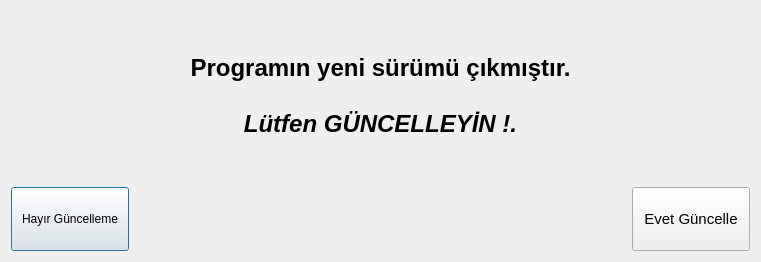
<?xml version="1.0" encoding="UTF-8"?>
<ui version="4.0">
 <class>PROGRAMI_GUNCELLESTIRIN_BATCH</class>
 <widget class="QDialog" name="PROGRAMI_GUNCELLESTIRIN_BATCH">
  <property name="geometry">
   <rect>
    <x>0</x>
    <y>0</y>
    <width>761</width>
    <height>262</height>
   </rect>
  </property>
  <property name="minimumSize">
   <size>
    <width>0</width>
    <height>0</height>
   </size>
  </property>
  <property name="maximumSize">
   <size>
    <width>780</width>
    <height>262</height>
   </size>
  </property>
  <property name="windowTitle">
   <string>Yeni Versiyon</string>
  </property>
  <property name="styleSheet">
   <string notr="true"/>
  </property>
  <layout class="QGridLayout" name="gridLayout_2" rowstretch="80,30">
   <item row="0" column="0" colspan="3">
    <layout class="QGridLayout" name="gridLayout" columnstretch="1,0,0">
     <item row="0" column="0">
      <widget class="QLabel" name="label">
       <property name="sizePolicy">
        <sizepolicy hsizetype="Fixed" vsizetype="Fixed">
         <horstretch>0</horstretch>
         <verstretch>0</verstretch>
        </sizepolicy>
       </property>
       <property name="minimumSize">
        <size>
         <width>96</width>
         <height>96</height>
        </size>
       </property>
       <property name="maximumSize">
        <size>
         <width>96</width>
         <height>96</height>
        </size>
       </property>
       <property name="font">
        <font>
         <family>Sans Uralic</family>
         <pointsize>80</pointsize>
         <weight>75</weight>
         <bold>true</bold>
        </font>
       </property>
       <property name="styleSheet">
        <string notr="true"/>
       </property>
       <property name="text">
        <string/>
       </property>
       <property name="pixmap">
        <pixmap resource="yonetim_icons.qrc">:/yonetim_icons/yonetim_info_icon.png</pixmap>
       </property>
       <property name="scaledContents">
        <bool>true</bool>
       </property>
      </widget>
     </item>
     <item row="0" column="1">
      <widget class="QLabel" name="label_msj">
       <property name="sizePolicy">
        <sizepolicy hsizetype="Expanding" vsizetype="Expanding">
         <horstretch>0</horstretch>
         <verstretch>0</verstretch>
        </sizepolicy>
       </property>
       <property name="font">
        <font>
         <pointsize>10</pointsize>
         <weight>50</weight>
         <bold>false</bold>
        </font>
       </property>
       <property name="text">
        <string>&lt;!DOCTYPE HTML PUBLIC &quot;-//W3C//DTD HTML 4.0//EN&quot; &quot;http://www.w3.org/TR/REC-html40/strict.dtd&quot;&gt;
&lt;html&gt;&lt;head&gt;&lt;meta name=&quot;qrichtext&quot; content=&quot;1&quot; /&gt;&lt;style type=&quot;text/css&quot;&gt;
p, li { white-space: pre-wrap; }
&lt;/style&gt;&lt;/head&gt;&lt;body style=&quot; font-family:'Sans Serif'; font-size:10pt; font-weight:400; font-style:normal;&quot;&gt;
&lt;p align=&quot;center&quot; style=&quot; margin-top:0px; margin-bottom:0px; margin-left:0px; margin-right:0px; -qt-block-indent:0; text-indent:0px;&quot;&gt;&lt;span style=&quot; font-size:18pt; font-weight:600;&quot;&gt;Programın yeni sürümü çıkmıştır.&lt;/span&gt;&lt;/p&gt;
&lt;p align=&quot;center&quot; style=&quot;-qt-paragraph-type:empty; margin-top:0px; margin-bottom:0px; margin-left:0px; margin-right:0px; -qt-block-indent:0; text-indent:0px; font-size:18pt; font-weight:600;&quot;&gt;&lt;/p&gt;
&lt;p align=&quot;center&quot; style=&quot; margin-top:0px; margin-bottom:0px; margin-left:0px; margin-right:0px; -qt-block-indent:0; text-indent:0px;&quot;&gt;&lt;span style=&quot; font-size:18pt; font-weight:600; font-style:italic;&quot;&gt;Lütfen GÜNCELLEYİN !.&lt;/span&gt;&lt;/p&gt;&lt;/body&gt;&lt;/html&gt;</string>
       </property>
       <property name="textFormat">
        <enum>Qt::RichText</enum>
       </property>
       <property name="alignment">
        <set>Qt::AlignCenter</set>
       </property>
      </widget>
     </item>
     <item row="0" column="2">
      <widget class="QLabel" name="label_2">
       <property name="minimumSize">
        <size>
         <width>96</width>
         <height>0</height>
        </size>
       </property>
       <property name="text">
        <string/>
       </property>
      </widget>
     </item>
    </layout>
   </item>
   <item row="1" column="0">
    <widget class="QPushButton" name="push_button_devam_et">
     <property name="sizePolicy">
      <sizepolicy hsizetype="Minimum" vsizetype="Minimum">
       <horstretch>0</horstretch>
       <verstretch>0</verstretch>
      </sizepolicy>
     </property>
     <property name="text">
      <string>  Hayır Güncelleme  </string>
     </property>
    </widget>
   </item>
   <item row="1" column="1">
    <spacer name="horizontalSpacer_3">
     <property name="orientation">
      <enum>Qt::Horizontal</enum>
     </property>
     <property name="sizeHint" stdset="0">
      <size>
       <width>336</width>
       <height>20</height>
      </size>
     </property>
    </spacer>
   </item>
   <item row="1" column="2">
    <widget class="QPushButton" name="push_button_guncelle">
     <property name="sizePolicy">
      <sizepolicy hsizetype="Minimum" vsizetype="Minimum">
       <horstretch>0</horstretch>
       <verstretch>0</verstretch>
      </sizepolicy>
     </property>
     <property name="minimumSize">
      <size>
       <width>100</width>
       <height>30</height>
      </size>
     </property>
     <property name="font">
      <font>
       <pointsize>11</pointsize>
       <weight>50</weight>
       <bold>false</bold>
      </font>
     </property>
     <property name="styleSheet">
      <string notr="true"/>
     </property>
     <property name="text">
      <string>  Evet Güncelle  </string>
     </property>
    </widget>
   </item>
  </layout>
 </widget>
 <tabstops>
  <tabstop>push_button_guncelle</tabstop>
  <tabstop>push_button_devam_et</tabstop>
 </tabstops>
 <resources>
  <include location="yonetim_icons.qrc"/>
 </resources>
 <connections/>
</ui>
